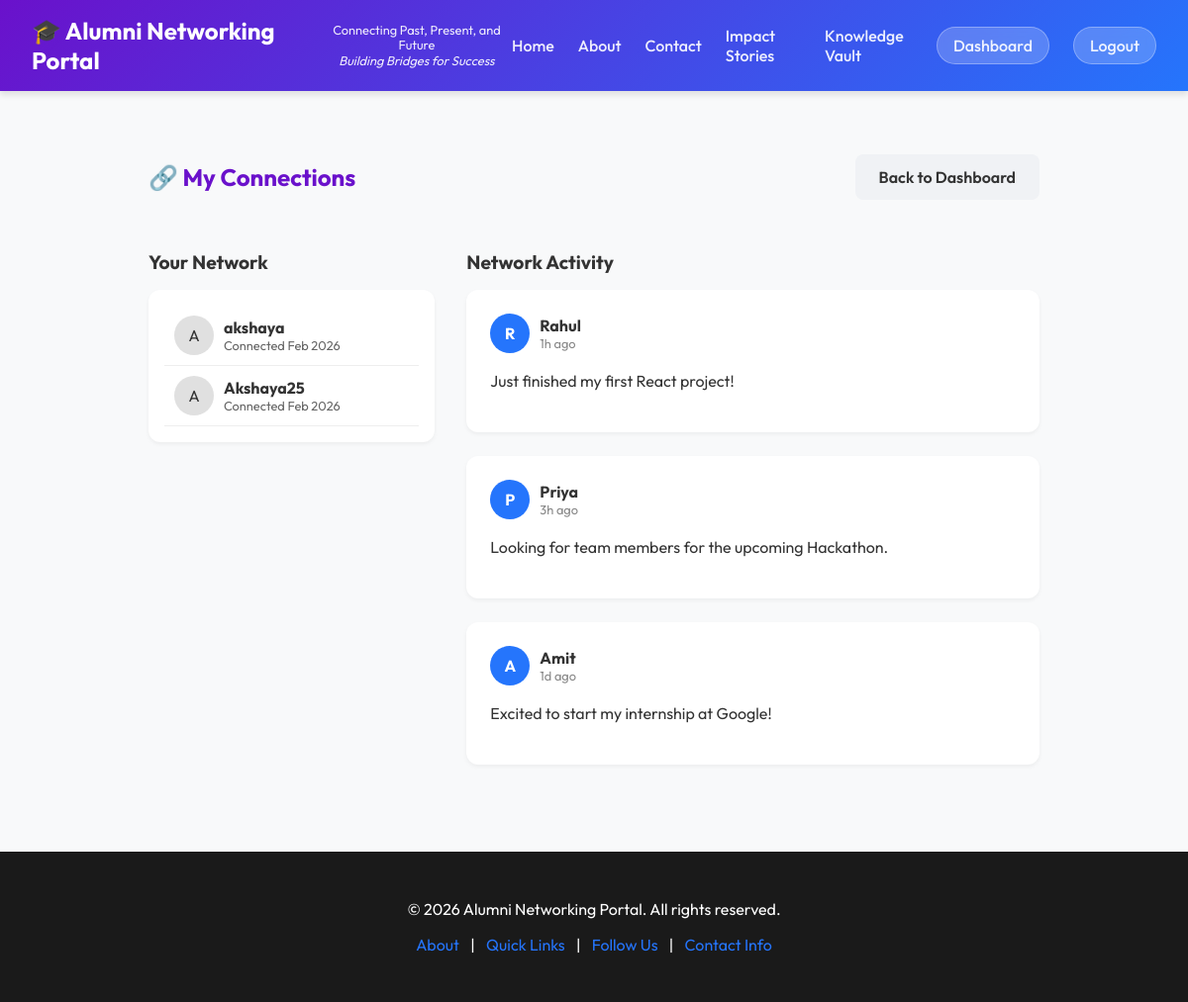
The page /connections/ (signed in) on the database its author committed.
### network/models.py (models this page shows, shortened)
class Connection(models.Model):
    user = models.ForeignKey(User, related_name='connections', on_delete=models.CASCADE)
    connected_user = models.ForeignKey(User, related_name='connected_to', on_delete=models.CASCADE)
    created_at = models.DateTimeField(auto_now_add=True)

### network/views.py (the view)
# urls.py: path('connections/', views.connections_view, name='connections'),
@login_required
def connections_view(request):
    connections = Connection.objects.filter(user=request.user)
    connection_posts = [
        {'user': 'Rahul', 'content': 'Just finished my first React project!', 'time': '1h ago'},
        {'user': 'Priya', 'content': 'Looking for team members for the upcoming Hackathon.', 'time': '3h ago'},
        {'user': 'Amit', 'content': 'Excited to start my internship at Google!', 'time': '1d ago'}
    ]
    return render(request, 'connections.html', {'connections': connections, 'posts': connection_posts})

### templates/connections.html
{% extends 'base.html' %}
{% block content %}
<div class="container" style="max-width: 900px; margin: 2rem auto; padding: 2rem;">
    <div style="display: flex; justify-content: space-between; align-items: center; margin-bottom: 2rem;">
        <h2 style="color: var(--primary-color); margin: 0;">🔗 My Connections</h2>
        <a href="{% url 'dashboard' %}" class="btn" style="background: #f0f2f5; color: #333;">Back to Dashboard</a>
    </div>
    <div style="display: grid; grid-template-columns: 1fr 2fr; gap: 2rem;">
        <div>
            <h3 style="font-size: 1.2rem; margin-bottom: 1rem;">Your Network</h3>
            <div style="background: white; border-radius: 12px; padding: 1rem; box-shadow: 0 2px 4px rgba(0,0,0,0.05);">
                {% for conn in connections %}
                <div
                    style="padding: 10px; border-bottom: 1px solid #eee; display: flex; align-items: center; gap: 10px;">
                    <div
                        style="width: 40px; height: 40px; background: #e0e0e0; border-radius: 50%; display: flex; align-items: center; justify-content: center;">
                        {{ conn.connected_user.username|slice:":1"|upper }}
                    </div>
                    <div>
                        <strong>{{ conn.connected_user.username }}</strong>
                        <p style="margin: 0; font-size: 0.8rem; color: #666;">Connected {{ conn.created_at|date:"M Y" }}
                        </p>
                    </div>
                </div>
                {% empty %}
                <p style="color: #777; text-align: center;">No connections yet.</p>
                {% endfor %}
            </div>
        </div>
        <div>
            <h3 style="font-size: 1.2rem; margin-bottom: 1rem;">Network Activity</h3>
            {% for post in posts %}
            <div
                style="background: white; padding: 1.5rem; margin-bottom: 1.5rem; border-radius: 12px; box-shadow: 0 2px 4px rgba(0,0,0,0.05);">
                <div style="display: flex; align-items: center; gap: 10px; margin-bottom: 1rem;">
                    <div
                        style="width: 40px; height: 40px; background: var(--secondary-color); color: white; border-radius: 50%; display: flex; align-items: center; justify-content: center; font-weight: bold;">
                        {{ post.user|slice:":1" }}
                    </div>
                    <div>
                        <strong>{{ post.user }}</strong>
                        <span style="font-size: 0.8rem; color: #888; display: block;">{{ post.time }}</span>
                    </div>
                </div>
                <p style="color: #333; line-height: 1.5;">{{ post.content }}</p>
            </div>
            {% endfor %}
        </div>
    </div>
</div>
{% endblock %}

### templates/base.html (style rules this page uses)
:root { --primary-color: #6a11cb; --secondary-color: #2575fc; --accent-color: #ff9a9e; --text-color: #333; --bg-color: #f8f9fa; --glass-bg: rgba(255, 255, 255, 0.85); --glass-border: rgba(255, 255, 255, 0.3); }
body { font-family: 'Outfit', sans-serif; margin: 0; padding: 0; background-color: var(--bg-color); color: var(--text-color); display: flex; flex-direction: column; min-height: 100vh; }
.container { max-width: 1200px; margin: 0 auto; padding: 2rem; }
.btn { background: linear-gradient(135deg, var(--primary-color), var(--secondary-color)); color: white; padding: 0.8rem 1.5rem; border: none; border-radius: 8px; cursor: pointer; font-weight: 600; transition: transform 0.2s, box-shadow 0.2s; text-decoration: none; display: inline-block; }

### rows shown on the page
Connection: connected_user.username "A", connected_user.username "akshaya", created_at "Feb 2026"
Connection: connected_user.username "A", connected_user.username "Akshaya25", created_at "Feb 2026"

### other values the page prints
{{ post.user|slice:":1" }} "R" "P" "A"
{{ post.user }} "Rahul" "Priya" "Amit"
{{ post.time }} "1h ago" "3h ago" "1d ago"
{{ post.content }} "Just finished my first React project!" "Looking for team members for the upcoming Hackathon." "Excited to start my internship at Google!"
